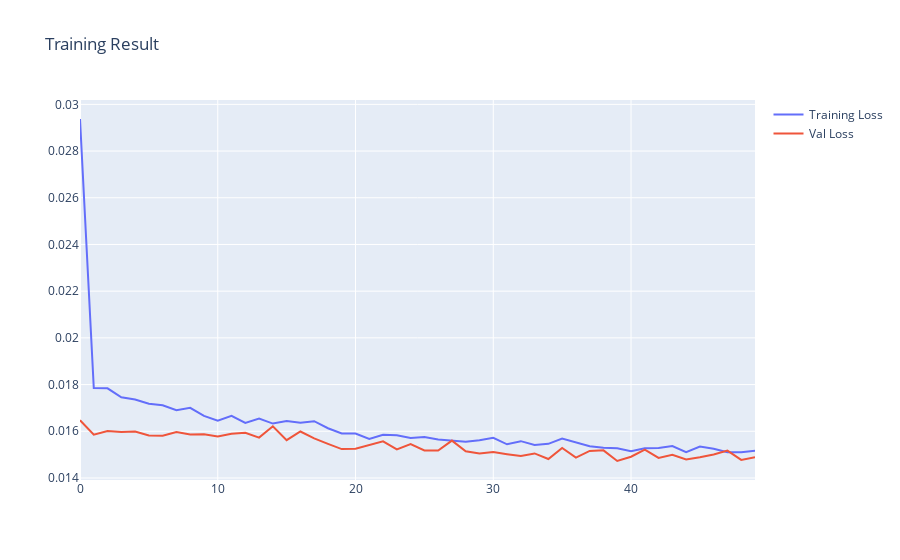

The notebook cell this image was saved under:
### Code cell
history2, model2 = run_model(model2, X_train_10, y_train_10, X_val_10, y_val_10, epochs=50)
plot_loss(history2, val_data=True)
